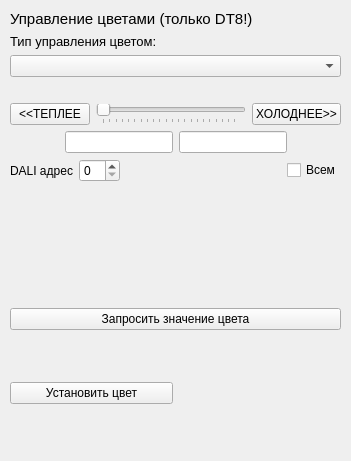
<?xml version="1.0" encoding="UTF-8"?>
<ui version="4.0">
 <class>ColourControl</class>
 <widget class="QWidget" name="ColourControl">
  <property name="geometry">
   <rect>
    <x>0</x>
    <y>0</y>
    <width>351</width>
    <height>461</height>
   </rect>
  </property>
  <property name="windowTitle">
   <string>Form</string>
  </property>
  <widget class="QWidget" name="verticalLayoutWidget">
   <property name="geometry">
    <rect>
     <x>10</x>
     <y>10</y>
     <width>331</width>
     <height>441</height>
    </rect>
   </property>
   <layout class="QVBoxLayout" name="verticalLayout">
    <item>
     <widget class="QLabel" name="colorManageLabel">
      <property name="sizePolicy">
       <sizepolicy hsizetype="Preferred" vsizetype="Fixed">
        <horstretch>0</horstretch>
        <verstretch>0</verstretch>
       </sizepolicy>
      </property>
      <property name="font">
       <font>
        <pointsize>11</pointsize>
       </font>
      </property>
      <property name="text">
       <string>Управление цветами (только DT8!)</string>
      </property>
     </widget>
    </item>
    <item>
     <widget class="QLabel" name="colourTypelabel">
      <property name="sizePolicy">
       <sizepolicy hsizetype="Preferred" vsizetype="Fixed">
        <horstretch>0</horstretch>
        <verstretch>0</verstretch>
       </sizepolicy>
      </property>
      <property name="font">
       <font>
        <pointsize>10</pointsize>
       </font>
      </property>
      <property name="text">
       <string>Тип управления цветом:</string>
      </property>
     </widget>
    </item>
    <item>
     <widget class="QComboBox" name="colourTypeComboBox">
      <property name="sizePolicy">
       <sizepolicy hsizetype="Preferred" vsizetype="Fixed">
        <horstretch>0</horstretch>
        <verstretch>0</verstretch>
       </sizepolicy>
      </property>
     </widget>
    </item>
    <item>
     <spacer name="verticalSpacer_2">
      <property name="orientation">
       <enum>Qt::Vertical</enum>
      </property>
      <property name="sizeType">
       <enum>QSizePolicy::Fixed</enum>
      </property>
      <property name="sizeHint" stdset="0">
       <size>
        <width>20</width>
        <height>20</height>
       </size>
      </property>
     </spacer>
    </item>
    <item>
     <layout class="QHBoxLayout" name="horizontalLayout">
      <item>
       <widget class="QPushButton" name="warmerButton">
        <property name="text">
         <string>&lt;&lt;ТЕПЛЕЕ</string>
        </property>
       </widget>
      </item>
      <item>
       <widget class="QSlider" name="colourTempSlider">
        <property name="minimum">
         <number>154</number>
        </property>
        <property name="maximum">
         <number>370</number>
        </property>
        <property name="orientation">
         <enum>Qt::Horizontal</enum>
        </property>
        <property name="tickPosition">
         <enum>QSlider::TicksBelow</enum>
        </property>
       </widget>
      </item>
      <item>
       <widget class="QPushButton" name="coolerButton">
        <property name="text">
         <string>ХОЛОДНЕЕ&gt;&gt;</string>
        </property>
       </widget>
      </item>
     </layout>
    </item>
    <item>
     <layout class="QHBoxLayout" name="horizontalLayout_3">
      <item>
       <spacer name="horizontalSpacer">
        <property name="orientation">
         <enum>Qt::Horizontal</enum>
        </property>
        <property name="sizeHint" stdset="0">
         <size>
          <width>40</width>
          <height>20</height>
         </size>
        </property>
       </spacer>
      </item>
      <item>
       <widget class="QLineEdit" name="mirekEdit"/>
      </item>
      <item>
       <widget class="QLineEdit" name="kelvinEdit"/>
      </item>
      <item>
       <spacer name="horizontalSpacer_2">
        <property name="orientation">
         <enum>Qt::Horizontal</enum>
        </property>
        <property name="sizeHint" stdset="0">
         <size>
          <width>40</width>
          <height>20</height>
         </size>
        </property>
       </spacer>
      </item>
     </layout>
    </item>
    <item>
     <layout class="QHBoxLayout" name="horizontalLayout_4">
      <item>
       <widget class="QLabel" name="daliAddrLabel">
        <property name="text">
         <string>DALI адрес</string>
        </property>
       </widget>
      </item>
      <item>
       <widget class="QSpinBox" name="daliAddrSpinBox">
        <property name="maximum">
         <number>63</number>
        </property>
       </widget>
      </item>
      <item>
       <spacer name="horizontalSpacer_3">
        <property name="orientation">
         <enum>Qt::Horizontal</enum>
        </property>
        <property name="sizeHint" stdset="0">
         <size>
          <width>40</width>
          <height>20</height>
         </size>
        </property>
       </spacer>
      </item>
      <item>
       <widget class="QCheckBox" name="daliBroadCastCheckBox">
        <property name="text">
         <string>Всем</string>
        </property>
       </widget>
      </item>
     </layout>
    </item>
    <item>
     <spacer name="verticalSpacer">
      <property name="orientation">
       <enum>Qt::Vertical</enum>
      </property>
      <property name="sizeType">
       <enum>QSizePolicy::Fixed</enum>
      </property>
      <property name="sizeHint" stdset="0">
       <size>
        <width>20</width>
        <height>120</height>
       </size>
      </property>
     </spacer>
    </item>
    <item>
     <widget class="QPushButton" name="queryColorValButton">
      <property name="text">
       <string>Запросить значение цвета</string>
      </property>
     </widget>
    </item>
    <item>
     <layout class="QHBoxLayout" name="horizontalLayout_2">
      <item>
       <widget class="QPushButton" name="sendButton">
        <property name="text">
         <string>Установить цвет</string>
        </property>
       </widget>
      </item>
      <item>
       <widget class="QLabel" name="colorLabel">
        <property name="sizePolicy">
         <sizepolicy hsizetype="Preferred" vsizetype="Preferred">
          <horstretch>0</horstretch>
          <verstretch>0</verstretch>
         </sizepolicy>
        </property>
        <property name="text">
         <string/>
        </property>
       </widget>
      </item>
     </layout>
    </item>
   </layout>
  </widget>
 </widget>
 <resources/>
 <connections/>
</ui>
